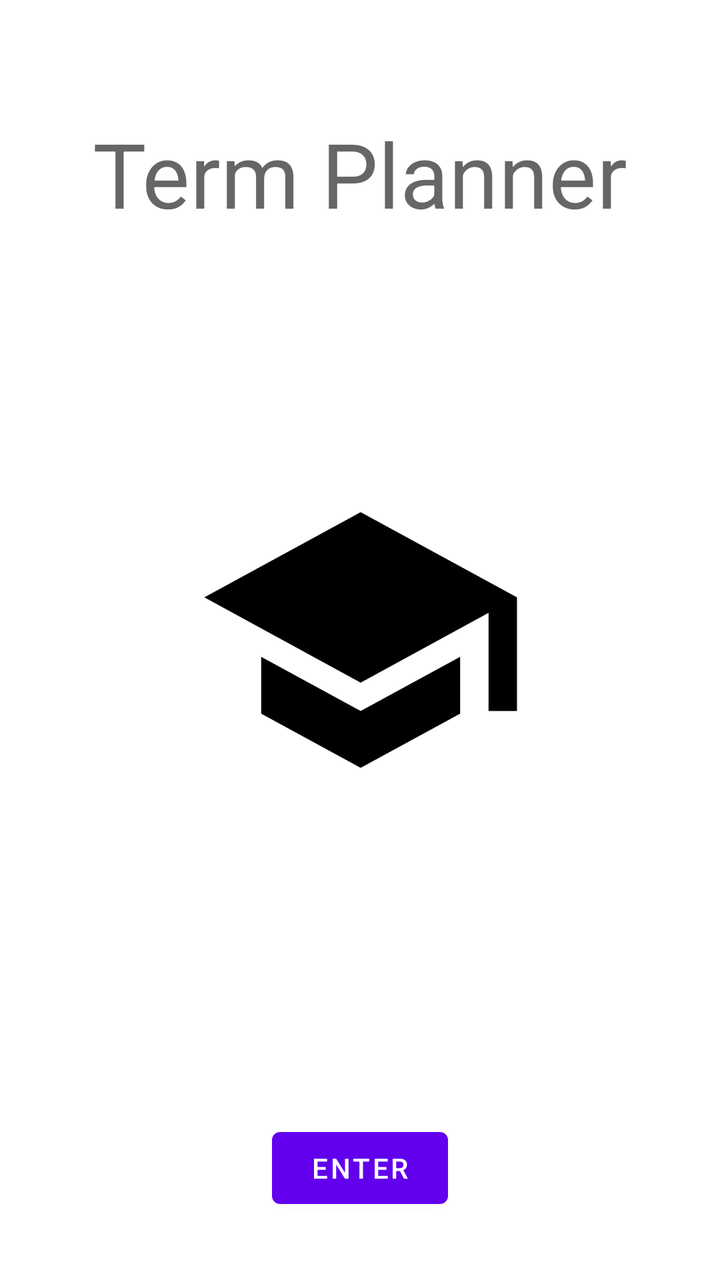
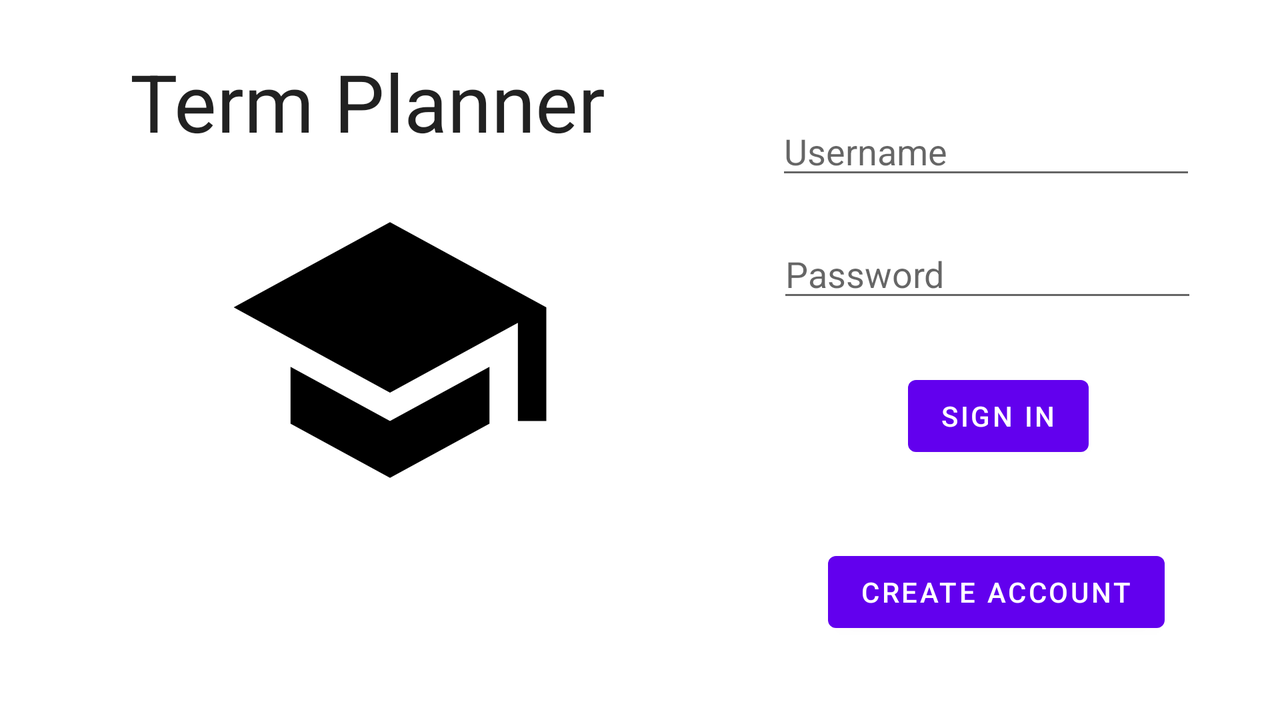

Compare how this app lays out the same screen by default and in its alternative resource folder. The renders come first, then the two layout files and the values they reference.
<!-- AndroidManifest.xml: application theme Theme.C196App -->
<!-- res/layout/activity_main.xml -->
<?xml version="1.0" encoding="utf-8"?>
<androidx.constraintlayout.widget.ConstraintLayout xmlns:android="http://schemas.android.com/apk/res/android"
    xmlns:app="http://schemas.android.com/apk/res-auto"
    xmlns:tools="http://schemas.android.com/tools"
    android:id="@+id/textTitle"
    android:layout_width="match_parent"
    android:layout_height="match_parent"
    tools:context=".ui.MainActivity">

    <ImageView
        android:id="@+id/imageView4"
        android:layout_width="390dp"
        android:layout_height="294dp"
        app:layout_constraintBottom_toBottomOf="parent"
        app:layout_constraintEnd_toEndOf="parent"
        app:layout_constraintStart_toStartOf="parent"
        app:layout_constraintTop_toTopOf="parent"
        app:srcCompat="@drawable/ic_launcher_foreground" />

    <TextView
        android:id="@+id/textView"
        android:layout_width="wrap_content"
        android:layout_height="wrap_content"
        android:text="Term Planner"
        android:textAppearance="@style/TextAppearance.AppCompat.Display2"
        app:layout_constraintBottom_toTopOf="@+id/imageView4"
        app:layout_constraintEnd_toEndOf="parent"
        app:layout_constraintStart_toStartOf="parent"
        app:layout_constraintTop_toTopOf="parent" />

    <Button
        android:id="@+id/buttonEnter"
        android:layout_width="wrap_content"
        android:layout_height="wrap_content"
        android:layout_marginBottom="32dp"
        android:text="Enter"
        android:clickable="true"
        app:layout_constraintBottom_toBottomOf="parent"
        app:layout_constraintEnd_toEndOf="parent"
        app:layout_constraintStart_toStartOf="parent" />
</androidx.constraintlayout.widget.ConstraintLayout>
<!-- resources referenced by this layout -->
<resources>
  <!-- drawable ic_launcher_foreground (drawable-v24) -->
  <vector xmlns:android="http://schemas.android.com/apk/res/android"
      android:width="108dp"
      android:height="108dp"
      android:viewportWidth="108"
      android:viewportHeight="108"
      android:tint="#000000">
      <group android:scaleX="2.61"
          android:scaleY="2.61"
          android:translateX="22.68"
          android:translateY="22.68">
          <path
              android:fillColor="@android:color/white"
              android:pathData="M5,13.18v4L12,21l7,-3.82v-4L12,17l-7,-3.82zM12,3L1,9l11,6 9,-4.91V17h2V9L12,3z"/>
      </group>
  </vector>
  <style name="Theme.C196App" parent="Theme.MaterialComponents.DayNight.DarkActionBar">
          
          <item name="colorPrimary">@color/purple_500</item>
          <item name="colorPrimaryVariant">@color/purple_700</item>
          <item name="colorOnPrimary">@color/white</item>
          
          <item name="colorSecondary">@color/teal_200</item>
          <item name="colorSecondaryVariant">@color/teal_700</item>
          <item name="colorOnSecondary">@color/black</item>
          
          <item name="android:statusBarColor">?attr/colorPrimaryVariant</item>
          
      </style>
</resources>
<!-- res/layout-land/activity_main.xml (the repository's variant of the layout above) -->
<!-- drawn on the phone turned sideways -->
<?xml version="1.0" encoding="utf-8"?>
<androidx.constraintlayout.widget.ConstraintLayout xmlns:android="http://schemas.android.com/apk/res/android"
    xmlns:app="http://schemas.android.com/apk/res-auto"
    xmlns:tools="http://schemas.android.com/tools"
    android:id="@+id/textTitle"
    android:layout_width="match_parent"
    android:layout_height="match_parent"
    tools:context=".ui.MainActivity">

    <Button
        android:id="@+id/button"
        android:layout_width="wrap_content"
        android:layout_height="wrap_content"
        android:layout_marginBottom="40dp"
        android:text="Create Account"
        app:layout_constraintBottom_toBottomOf="parent"
        app:layout_constraintEnd_toEndOf="parent"
        app:layout_constraintHorizontal_bias="0.878"
        app:layout_constraintStart_toStartOf="parent" />

    <ImageView
        android:id="@+id/imageView4"
        android:layout_width="390dp"
        android:layout_height="294dp"
        android:layout_marginTop="28dp"
        app:layout_constraintEnd_toEndOf="parent"
        app:layout_constraintHorizontal_bias="0.0"
        app:layout_constraintStart_toStartOf="parent"
        app:layout_constraintTop_toTopOf="parent"
        app:srcCompat="@drawable/ic_launcher_foreground" />

    <TextView
        android:id="@+id/textView"
        android:layout_width="wrap_content"
        android:layout_height="wrap_content"
        android:layout_marginTop="24dp"
        android:text="Term Planner"
        android:textAppearance="@style/TextAppearance.AppCompat.Large"
        android:textSize="40sp"
        app:layout_constraintBottom_toTopOf="@+id/imageView4"
        app:layout_constraintEnd_toEndOf="parent"
        app:layout_constraintHorizontal_bias="0.162"
        app:layout_constraintStart_toStartOf="parent"
        app:layout_constraintTop_toTopOf="parent"
        app:layout_constraintVertical_bias="0.0" />

    <Button
        android:id="@+id/buttonEnter"
        android:layout_width="wrap_content"
        android:layout_height="wrap_content"
        android:layout_marginBottom="40dp"
        android:clickable="true"
        android:text="Sign In"
        app:layout_constraintBottom_toTopOf="@+id/button"
        app:layout_constraintEnd_toEndOf="parent"
        app:layout_constraintHorizontal_bias="0.826"
        app:layout_constraintStart_toStartOf="parent" />

    <EditText
        android:id="@+id/editTextUsername"
        android:layout_width="wrap_content"
        android:layout_height="wrap_content"
        android:layout_marginBottom="20dp"
        android:ems="10"
        android:hint="Username"
        android:inputType="textPersonName"
        app:layout_constraintBottom_toTopOf="@+id/editTextPassword"
        app:layout_constraintEnd_toEndOf="parent"
        app:layout_constraintHorizontal_bias="0.902"
        app:layout_constraintStart_toStartOf="parent" />

    <EditText
        android:id="@+id/editTextPassword"
        android:layout_width="wrap_content"
        android:layout_height="wrap_content"
        android:layout_marginBottom="28dp"
        android:ems="10"
        android:hint="Password"
        android:inputType="textPassword"
        app:layout_constraintBottom_toTopOf="@+id/buttonEnter"
        app:layout_constraintEnd_toEndOf="parent"
        app:layout_constraintHorizontal_bias="0.904"
        app:layout_constraintStart_toStartOf="parent" />

</androidx.constraintlayout.widget.ConstraintLayout>
